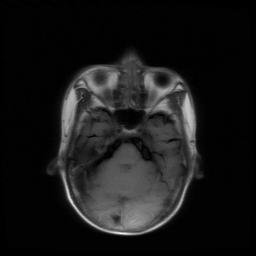
%> input picture src/test/stegoCatMap.png, 256 x 256 px
$ octave --eval "result = crop_image('../test/stegoCatMap.png');"   (GNU Octave 9; MATLAB toolbox functions it lacks are replaced by stand-ins)
%> lines starting %> are read from the running program, lines starting %| are printed output that depends on the picture; in (x1, y1, x2, y2) boxes, pixels count from 0 and x2, y2 are one past the last pixel; in counts of white or black regions, pixels touching at a corner belong together; the program's own positions count from 1
function crop_img = crop_image(path)
%> called with path = '../test/stegoCatMap.png'
    input = imread(path);
%> input is the input picture: size 256x256 uint8; min 0, max 249, mean 24.4
    input = rgb2gray(input);
    [row_length, col_length] = size(input);
%> row_length = 256; col_length = 256
    threshold = 75;         % survey to find the threshold
    input_bw = input > threshold;
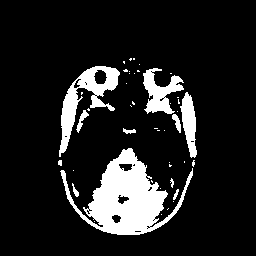
%> input_bw: size 256x256 logical; 12.9% white; 44 white regions (33 under 20 px), largest, box (x1, y1, x2, y2) and area: (60, 148, 193, 235) 4750, (59, 66, 120, 157) 1673, (143, 68, 184, 114) 930
    bin_reshape = reshape(input_bw,[row_length*col_length,1]);
%> bin_reshape = 65536 logical values, 8469 true
    input_dec = bi2de(bin_reshape);
    input_dec = reshape(input_dec, [row_length col_length]);
    row = sum(input_dec, 1);
%> row = 256 values, max 101 at index 111, min 0 at index 1, mean 33.08
    row_flip = flip(row);
%> row_flip = 256 values, max 101 at index 145, min 0 at index 1, mean 33.08
    col = sum(input_dec, 2);
%> col = 256 values, max 90 at index 195, min 0 at index 1, mean 33.08
    col_flip = flip(col);
%> col_flip = 256 values, max 90 at index 62, min 0 at index 1, mean 33.08
    minrow = 0; mincol = 0;
    maxrow = 0; maxcol = 0;
    for i = 1:length(row)
        if ((minrow ~= 0)&&(maxrow ~= 0))
            break;
        end
        if (row(i) > 0 && minrow == 0)
            minrow = i;
        end
        if (row_flip(i) > 0 && maxrow == 0)
            maxrow = length(row) - i;
        end
    end

    for i = 1:length(col)
        if ((mincol ~= 0)&&(maxcol ~= 0))
            break;
        end
        if (col(i) > 0 && mincol == 0)
            mincol = i;
        end
        if (col_flip(i) > 0 && maxcol == 0)
            maxcol = length(col) - i;
        end
    end

    crop_img = input(mincol:maxcol, minrow:maxrow);
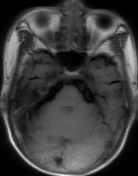
%> crop_img: size 176x138 uint8; min 0, max 249, mean 62.1
%     imshow(crop_img)
end
